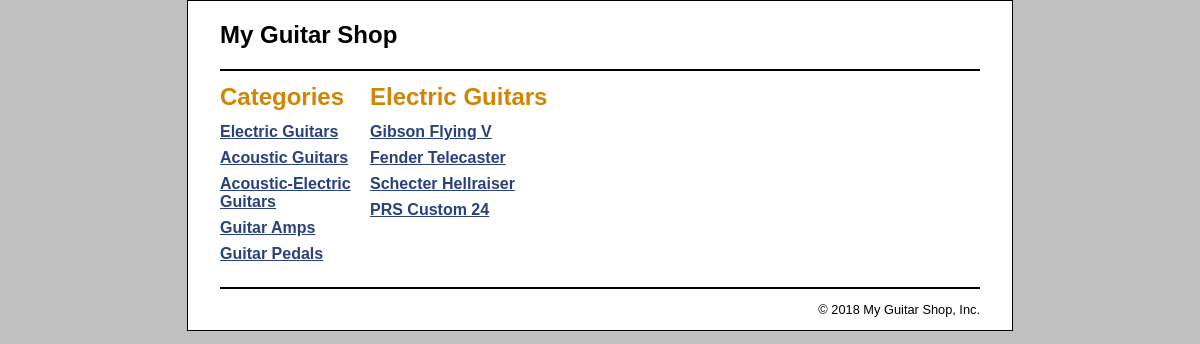
Screenshot of /product_catalog/index.php with the database file from the repository.
### tables this page shows
CREATE TABLE categories (
  categoryID       INT(11)        NOT NULL   AUTO_INCREMENT,
  categoryName     VARCHAR(255)   NOT NULL,
  PRIMARY KEY (categoryID)
);

CREATE TABLE products (
  productID       INT(11)        NOT NULL   AUTO_INCREMENT,
  categoryID       INT(11)        NOT NULL,
  productCode     VARCHAR(12)   NOT NULL,
  productName     VARCHAR(255) NOT NULL,
  listPrice     FLOAT(7,2)   NOT NULL,
  PRIMARY KEY (productID),
  FOREIGN KEY (categoryID) REFERENCES categories(categoryID)
);

### model/category_db.php (called while the page is built, shortened)
<?php
class CategoryDB {
    public function getCategories() {
        $db = Database::getDB();
        $query = 'SELECT * FROM categories
                  ORDER BY categoryID';
        $statement = $db->prepare($query);
        $statement->execute();
        $categories = array();
        foreach ($statement as $row) {
            $category = new Category();
            $category->setID($row['categoryID']);
            $category->setName($row['categoryName']);
            $categories[] = $category;
        }
        return $categories;
    }
    public function getCategory($category_id) {
        $db = Database::getDB();
        $query = 'SELECT * FROM categories
                  WHERE categoryID = :category_id';
        $statement = $db->prepare($query);
        $statement->bindValue(':category_id', $category_id);
        $statement->execute();
        $row = $statement->fetch();
        $category = new Category();
        $category->setID($row['categoryID']);
        $category->setName($row['categoryName']);
        return $category;
    }
}
?>

### model/category.php (called while the page is built)
<?php
class Category {
    private $id;
    private $name;
    public function __construct() {
        $this->id = 9999999999;
        $this->name = "NOTASSIGNED";
    }
    public function getID() {
        return $this->id;
    }
    public function setID($value) {
        $this->id = $value;
    }
    public function getName() {
        return $this->name;
    }
    public function setName($value) {
        $this->name = $value;
    }
}
?>

### model/product_db.php (called while the page is built, shortened)
<?php
class ProductDB {
    public function getProductsByCategory($category_id) {
        $db = Database::getDB();
        $categoryDB = new CategoryDB();
        $category = $categoryDB->getCategory($category_id);
        $query = 'SELECT * FROM products
                  WHERE products.categoryID = :category_id
                  ORDER BY productID';
        $statement = $db->prepare($query);
        $statement->bindValue(":category_id", $category_id);
        $statement->execute();
        $rows = $statement->fetchAll();
        foreach ($rows as $row) {
            $product = new Product();
            $product->setId($row['productID']);
            $product->setCategory($category);
            $product->setCode($row['productCode']);
            $product->setName($row['productName']);
            $product->setPrice($row['listPrice']);
            $products[] = $product;
        }
        return $products;
    }
}
?>

### model/product.php (called while the page is built, shortened)
<?php
class Product {
    private $category, $id, $code, $name, $price;
    public function __construct() {
        $this->name = "NOTASSIGNED";
    }
    public function getID() {
        return $this->id;
    }
    public function setID($value) {
        $this->id = $value;
    }
    public function getName() {
        return $this->name;
    }
    public function setName($value) {
        $this->name = $value;
    }
}
?>

### product_catalog/product_list.php (the view)
<?php include '../view/header.php'; ?>
<main>
    <aside>
        <h1>Categories</h1>
        <nav>
        <ul>
            <?php foreach($categories as $category) : ?>
            <li>
                <a href="?category_id=<?php echo $category->getID(); ?>">
                    <?php echo $category->getName(); ?>
                </a>
            </li>
            <?php endforeach; ?>
        </ul>
        </nav>
    </aside>
    <section>
        <h1><?php echo $current_category->getName(); ?></h1>
        <nav>
        <ul>
            <?php foreach ($products as $product) : ?>
            <li>
                <a href="?action=view_product&amp;product_id=<?php
                          echo $product->getID(); ?>">
                    <?php echo $product->getName(); ?>
                </a>
            </li>
            <?php endforeach; ?>
        </ul>
        </nav>
    </section>
</main>
<?php include '../view/footer.php'; ?>

### main.css (style rules this page uses)
html { background-color: rgb(192, 192, 192); }
body { font-family: Arial, Helvetica, sans-serif; width: 760px; margin: 0 auto; padding: 0 2em; background-color: white; border: 1px solid black; }
aside { float: left; width: 150px; }
section { float: left; width: 500px; }
h1 { font-size: 150%; margin: .5em 0; }
h1, h2 { color: rgb(208, 133, 4); }
ul { list-style-type: none; margin: 0; padding-left: 0; padding-bottom: 1em; }
li { padding-bottom: 0.5em; }
a { color: rgb(41, 64, 124); font-weight: bold; }

### rows the page displays
categories: categoryName "Electric Guitars"
categories: categoryName "Acoustic Guitars"
categories: categoryName "Acoustic-Electric Guitars"
categories: categoryName "Guitar Amps"
categories: categoryName "Guitar Pedals"
products: productName "Gibson Flying V"
products: productName "Fender Telecaster"
products: productName "Schecter Hellraiser"
products: productName "PRS Custom 24"
